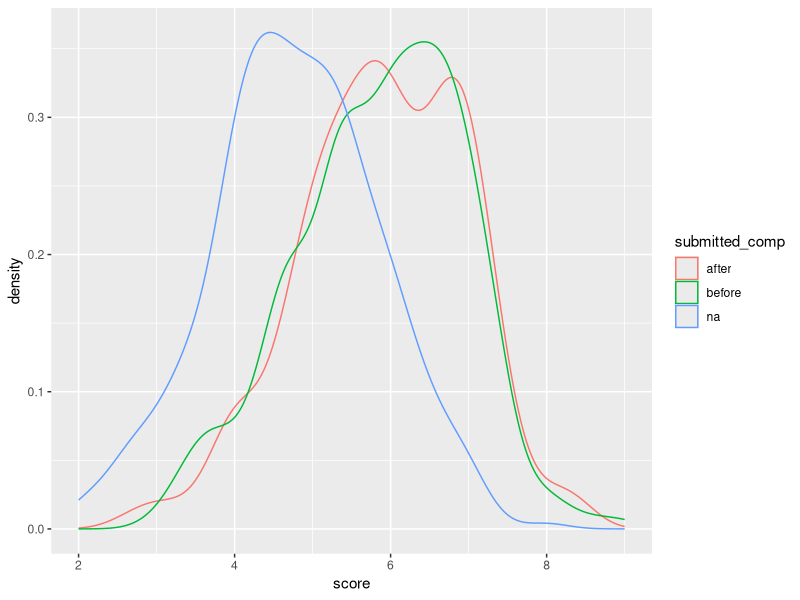

Write R code to recreate this figure. (Note: this script raises an error after producing the figure.)
## ---- chunk 1
knitr::opts_chunk$set(echo = TRUE)
library(tidyverse)
## ---- chunk 2
df = read.csv("data/original/df_submission_rating.csv", header = T)
df2018 = read.csv("data/arxiv_results_2018.csv", header = T)

#ensure correct formatting of date
df2018$submitted_date <- as.POSIXct(df2018$submitted, format="%Y-%m-%d %H:%M:%S")
## ---- chunk 3
target_date <- as.POSIXct("2017-11-28 00:00:00")
folder = "decision_"

df2018$submitted_comp <- ifelse(
  is.na(df2018$submitted_date), "na", if_else(
    df2018$submitted_date < target_date, "before", ifelse(
      df2018$submitted_date == target_date,  "on",  "after")
  )
)
## ---- chunk 4
df2018 |> group_by(submitted_comp) |>
  summarise(count = n(), 
            score = mean(score)) 
## ---- chunk 5
df2018 |> ggplot(aes(x = score, color = submitted_comp)) +
  geom_density()
## ---- chunk 6
df$iclr_year = df$conf_year
## ---- chunk 7
df <- df %>%
  mutate(conf_year = ifelse(iclr_year == 2017, 0, conf_year))
## ---- chunk 8
# Merge df and df2018 to get submitted_comp for iclr_year 2018
df <- df %>%
  left_join(df2018 %>% select(id, submitted_comp), by = "id") %>%
  mutate(conf_year = ifelse(iclr_year == 2018, submitted_comp, conf_year)) %>%
  select(-submitted_comp) |> # Remove the column if it's no longer needed 
  mutate(conf_year = case_when(
    conf_year == "after" ~ "2018",
    conf_year == "before" ~ "2017",
    conf_year == "na" ~ "2018",
    TRUE ~ conf_year  # keep the original value if no match
  ))
## ---- chunk 9
df |> group_by(conf_year) |>summarise(n = n())
## ---- chunk 10
path = paste0("data/", folder, "all_2018/df_submission_rating.csv")
write.csv(df, path, row.names = FALSE)
## ---- chunk 11
#ids of rows not matched in the arxiv search
id_list <- df2018 %>%
  filter(is.na(matched_title)) %>%
  select(id) %>%
  pull()
## ---- chunk 12
df$conf_year[df$id %in% id_list] <- 1
## ---- chunk 13
path = paste0("data/", folder, "found_2018/df_submission_rating.csv")
write.csv(df, path, row.names = FALSE)
## ---- chunk 14
#clean start on df
df = read.csv("data/original/df_submission_rating.csv", header = T)
## ---- chunk 15
df$iclr_year = df$conf_year
## ---- chunk 16
# Merge df and df2018 to get submitted_comp for iclr_year 2018
df <- df %>%
  left_join(df2018 %>% select(id, submitted_comp), by = "id") %>%
  mutate(conf_year = ifelse(iclr_year == 2018, submitted_comp, conf_year)) %>%
  select(-submitted_comp) |> # Remove the column if it's no longer needed 
  mutate(conf_year = case_when(
    conf_year == "after" ~ "2018",
    conf_year == "before" ~ "2017",
    conf_year == "na" ~ "2018",
    TRUE ~ conf_year  # keep the original value if no match
  ))
## ---- chunk 17
path = paste0("data/", folder, "all_2017_2018/df_submission_rating.csv")
write.csv(df, path, row.names = FALSE)
## ---- chunk 18
#ids of rows not matched in the arxiv search
id_list <- df2018 %>%
  filter(is.na(matched_title)) %>%
  select(id) %>%
  pull()
## ---- chunk 19
df$conf_year[df$id %in% id_list] <- 1
## ---- chunk 20
path = paste0("data/", folder, "all_2017_found_2018/df_submission_rating.csv")
write.csv(df, path, row.names = FALSE)
## ---- chunk 21
df_test = read.csv("data/reviewer_all_2017_2018/df_submission_rating.csv", header = T)
## ---- chunk 22
df_test |> group_by(conf_year) |>
  summarise(count = n()) 
